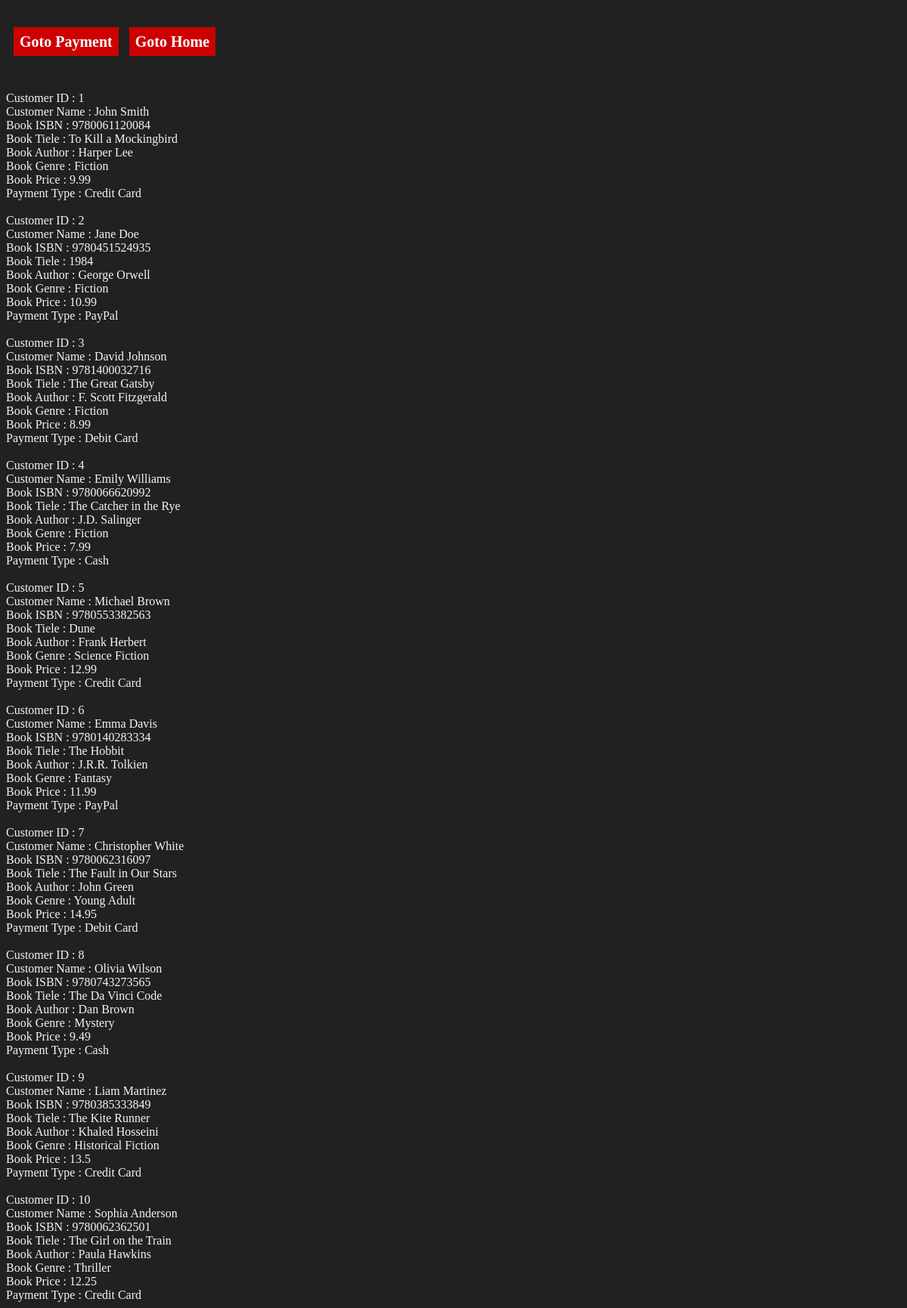
/php/paydisp_1.php, run on the app's committed database.
### tables this page shows
CREATE TABLE LoginDetails 
(
    userID INT AUTO_INCREMENT PRIMARY KEY,
    userName VARCHAR(20),
    email VARCHAR(50),
    phone VARCHAR(50),
    password VARCHAR(20) NOT NULL
);

CREATE TABLE Payments
(
    PaymentID INT AUTO_INCREMENT PRIMARY KEY,
    PaymentName VARCHAR(50) NOT NULL,
    BookName VARCHAR(50),
    PaymentDate DATE,
    PaymentType VARCHAR(50),
    Amount FLOAT
);

CREATE TABLE Books
(
    ISBN VARCHAR(13) PRIMARY KEY,
    Title VARCHAR(255),
    Author VARCHAR(255),
    Genre VARCHAR(50),
    Price FLOAT,
    Quantity INT,
    Publisher VARCHAR(255),
    PublicationDate DATE
);

### php/paydisp_1.php (the view, shortened to what this page needs)
<html>
<head>
</head>
<body>
    <br><br>
    <a href="../html/payment.html" class="links">Goto Payment</a>
    <a href="../html/home.html" class="links">Goto Home</a>
    <br><br>
</body>
<html>
<?php
    $conn = mysqli_connect("localhost", "root", "", "BMSystem");
    $query = "
        SELECT l.userID, p.paymentName, b.ISBN, b.title,
        b.author, b.genre, b.price, p.paymentType
        FROM LoginDetails as l, Books as b, Payments as p
        WHERE
            l.userName = p.PaymentName AND
            b.title = p.bookname;
    ";
    $r = mysqli_query($conn, $query);
    if($r) {
        while($info = mysqli_fetch_array($r)) {
            echo "<br><br>Customer ID : " . $info['userID'];
            echo "<br>Customer Name   : " . $info['paymentName'];
            echo "<br>Book ISBN       : " . $info['ISBN'];
            echo "<br>Book Tiele      : " . $info['title'];
            echo "<br>Book Author     : " . $info['author'];
            echo "<br>Book Genre      : " . $info['genre'];
            echo "<br>Book Price      : " . $info['price'];
            echo "<br>Payment Type    : " . $info['paymentType'];
        }
    }
?>

### php/paydisp_1.php (style rules this page uses)
body { color: whitesmoke; background-color: #212121; }
a { text-decoration: none; color: white; background-color: #c00; margin-left: 10px; padding: 8px; font-size: 20px; font-weight: bolder; }

### data on the page
logindetails: userID "1", payments.PaymentName "John Smith", books.ISBN "9780061120084", books.Title "To Kill a Mockingbird", books.Author "Harper Lee", books.Genre "Fiction", books.Price "9.99", payments.PaymentType "Credit Card"
logindetails: userID "2", payments.PaymentName "Jane Doe", books.ISBN "9780451524935", books.Title "1984", books.Author "George Orwell", books.Genre "Fiction", books.Price "10.99", payments.PaymentType "PayPal"
logindetails: userID "3", payments.PaymentName "David Johnson", books.ISBN "9781400032716", books.Title "The Great Gatsby", books.Author "F. Scott Fitzgerald", books.Genre "Fiction", books.Price "8.99", payments.PaymentType "Debit Card"
logindetails: userID "4", payments.PaymentName "Emily Williams", books.ISBN "9780066620992", books.Title "The Catcher in the Rye", books.Author "J.D. Salinger", books.Genre "Fiction", books.Price "7.99", payments.PaymentType "Cash"
logindetails: userID "5", payments.PaymentName "Michael Brown", books.ISBN "9780553382563", books.Title "Dune", books.Author "Frank Herbert", books.Genre "Science Fiction", books.Price "12.99", payments.PaymentType "Credit Card"
logindetails: userID "6", payments.PaymentName "Emma Davis", books.ISBN "9780140283334", books.Title "The Hobbit", books.Author "J.R.R. Tolkien", books.Genre "Fantasy", books.Price "11.99", payments.PaymentType "PayPal"
logindetails: userID "7", payments.PaymentName "Christopher White", books.ISBN "9780062316097", books.Title "The Fault in Our Stars", books.Author "John Green", books.Genre "Young Adult", books.Price "14.95", payments.PaymentType "Debit Card"
logindetails: userID "8", payments.PaymentName "Olivia Wilson", books.ISBN "9780743273565", books.Title "The Da Vinci Code", books.Author "Dan Brown", books.Genre "Mystery", books.Price "9.49", payments.PaymentType "Cash"
logindetails: userID "9", payments.PaymentName "Liam Martinez", books.ISBN "9780385333849", books.Title "The Kite Runner", books.Author "Khaled Hosseini", books.Genre "Historical Fiction", books.Price "13.5", payments.PaymentType "Credit Card"
logindetails: userID "10", payments.PaymentName "Sophia Anderson", books.ISBN "9780062362501", books.Title "The Girl on the Train", books.Author "Paula Hawkins", books.Genre "Thriller", books.Price "12.25", payments.PaymentType "Credit Card"
